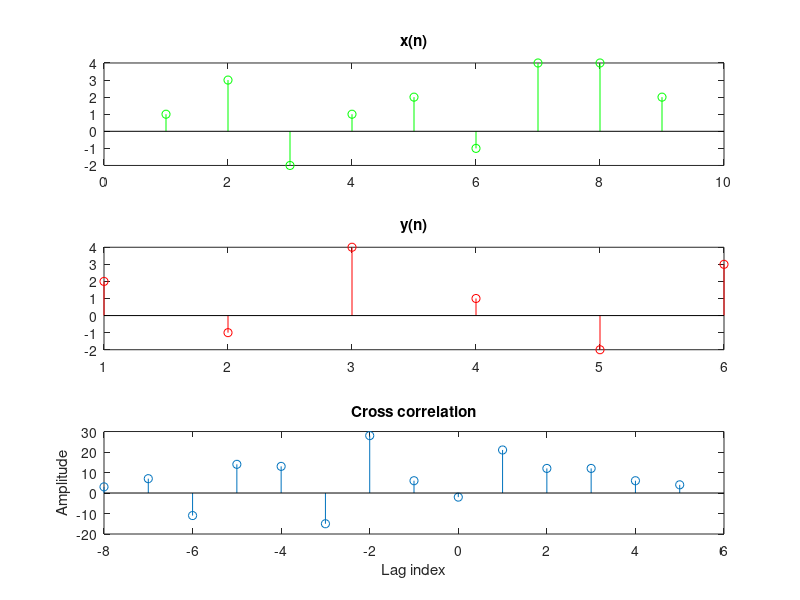

MATLAB code to generate this figure:
clear
clc
x=[1 3 -2 1 2 -1 4 4 2];
y=[2 -1 4 1 -2 3];
m=length(x)-1;
n=length(y)-1;
fl=fliplr(y);
con = conv(x,fl);
p=-m:n;

figure
subplot(3,1,1);
stem(x,"g");
title("x(n)");
subplot(3,1,2);
stem(y,"r");
title("y(n)");
subplot(3,1,3);
stem(p,con);
title("Cross correlation");
xlabel("Lag index");
ylabel("Amplitude");